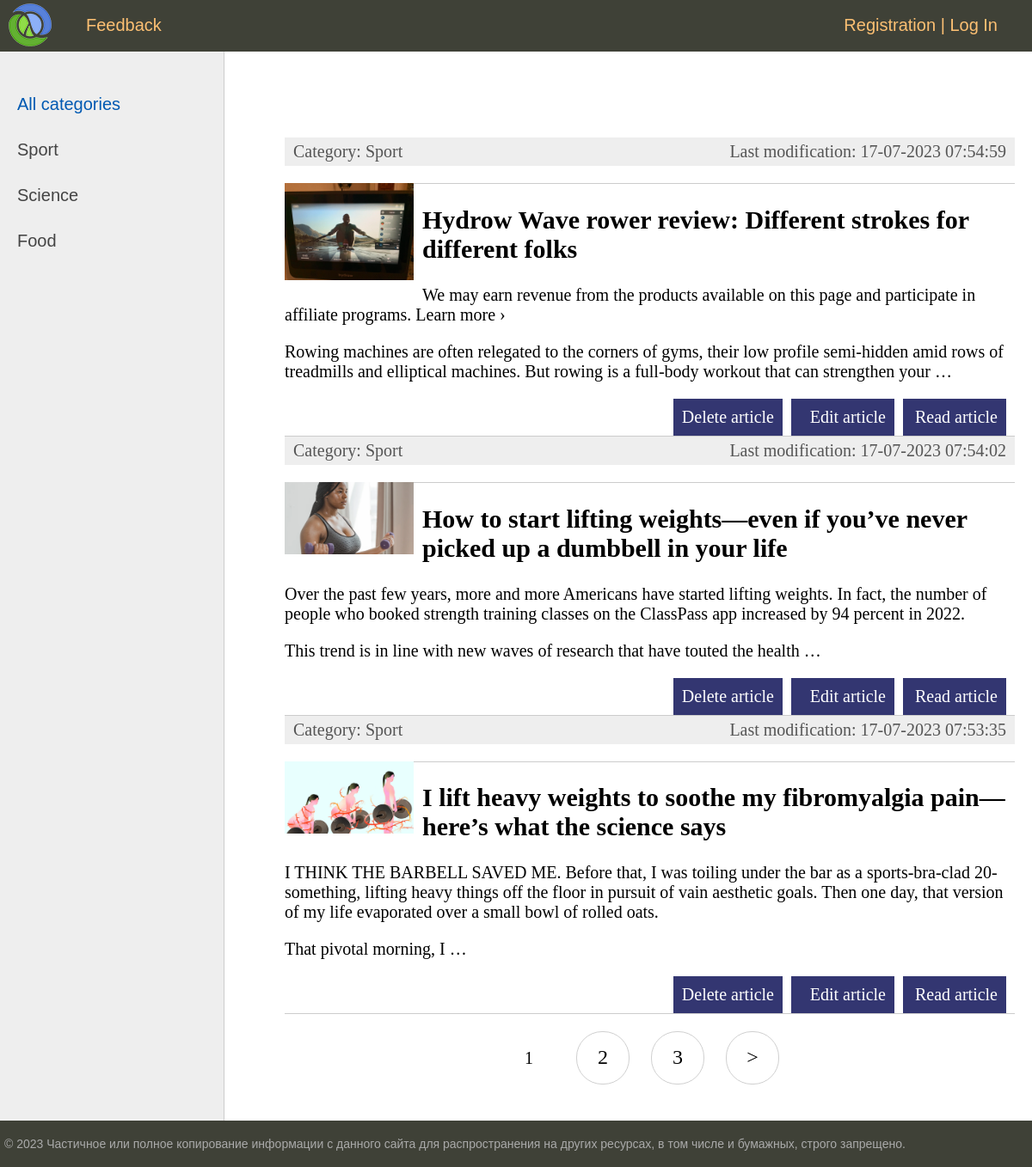
The page / on the database its author committed.
### articles/models.py (models this page shows, shortened)
class Category(models.Model):
    category_name = models.CharField('category name', max_length=50)
    slug = models.SlugField(max_length=255, unique=True, db_index=True)
    def __str__(self):
        return self.category_name
    def get_absolute_url(self):
        return reverse('category', kwargs={'category_slug': self.slug})
    class Meta:
        verbose_name = 'Category'
        verbose_name_plural = 'Categories'

class Article(models.Model):
    category = models.ForeignKey(Category, on_delete=models.CASCADE)
    slug = models.SlugField(max_length=255, unique=True, db_index=True)
    article_title = models.CharField('article name', max_length=200)
    article_content = models.TextField('article content')
    photo = models.ImageField(upload_to="photos/%Y/%m/%d/", null=True)
    pub_date = models.DateTimeField('publication date', auto_now_add=True)
    mod_date = models.DateTimeField('modification date', auto_now=True)
    def get_absolute_url(self):
        return reverse('detail', kwargs={'article_slug': self.slug})
    class Meta:
        verbose_name = 'Article'
        verbose_name_plural = 'Articles'
        ordering = ['id']

### articles/views.py (the view)
# urls.py: path('', views.ArticlesHome.as_view(), name='home'),
class ArticlesHome(DataMixin, ListView):
    template_name = 'articles/pages/index.html'
    context_object_name = 'articles'
    def get_context_data(self, *, object_list=None, **kwargs):
        context = super().get_context_data(**kwargs)
        c_def = self.get_user_context()
        return dict(list(context.items()) + list(c_def.items()))
    def get_queryset(self):
        return Article.objects.order_by('-id').select_related('category')

### articles/utils.py (called while the page is built)
    def get_user_context(self, **kwargs):
        context = kwargs
        categories = cache.get('categories')
        if not categories:
            categories = Category.objects.annotate(Count('article'))
            cache.set('categories', categories, 60)
        user_menu = menu.copy()
        if not self.request.user.is_authenticated:
            user_menu.pop(0)
        context['menu'] = user_menu
        context['categories'] = categories
        if 'category_selected' not in context:
            context['category_selected'] = 0
        return context

### articles/templates/articles/pages/index.html (shortened to what this page needs)
{% extends 'articles/pages/base.html' %}
{% block content %}
    <ul class="list-articles">
        {% for article in articles %}
            <li><div class="article-panel">
                <p class="first">Category: {{ article.category }}</p>
                <p class="last">Last modification: {{ article.mod_date|date:"d-m-Y H:i:s" }}</p>
            </div>
            {% if article.photo %}
                <p><img class="img-article-left thumb" src="{{article.photo.url}}"></p>
            {% endif %}
            <li>
                <h2>{{article.article_title}}</h2>
                {{article.article_content|linebreaks|truncatewords:50}}
                <div class="buttons-container">
                    <p class="link-delete-article"><a href="{% url 'delete' article.slug %}">Delete article</a></p>
                    <p class="link-edit-article"><a href="{% url 'update' article.slug %}">Edit article</a></p>
                    <p class="link-read-article"><a href="{{ article.get_absolute_url }}">Read article</a></p>
                </div>
            </li>
        {% endfor %}
    </ul>
{% endblock %}

### articles/templates/articles/pages/base.html (shortened to what this page needs)
{% load static %}
{% load articles_tags %}
<!DOCTYPE html>
<html lang="en">
    <head>
        <link type="text/css" href="{% static 'articles/css/styles.css' %}" rel="stylesheet" />
    </head>
    <body>
        <table class="table-page" border=0 cellpadding="0" cellspacing="0">
            <tr>
                <td valign=top>
                    {% block mainmenu %}
                        <div class="header">
                            <ul id="mainmenu" class="mainmenu">
                                <li class="logo">
                                    <a href="{% url 'home' %}">
                                        <img src="{% static 'articles/images/main.ico' %}" alt="Logo">
                                    </a>
                                </li>
                                <li>
                                    {% for m in menu %}
                                        <li><a href="{% url m.url_name %}">{{m.title}}</a></li>
                                    {% endfor %}
                                </li>
                                {% if request.user.is_authenticated %}
                                    <li class="last">{{ user.username }} | <a href="{% url 'logout' %}">Log Out</a></li>
                                {% else %}
                                    <li class="last"><a href="{% url 'register' %}">Registration</a> | <a href="{% url 'login' %}">Log In</a></li>
                                {% endif %}
                            </ul>
                        </div>
                    {% endblock mainmenu %}
                    <table class="table-content" border=0 cellpadding="0" cellspacing="0">
                        <tr>
                            <td valign="top" class="left-chapters">
                                <ul id="leftchapters">
                                    {% if category_selected == 0 %}
                                        <li class="selected">All categories</li>
                                    {% else %}
                                        <li><a href="{% url 'home' %}">All categories</a></li>
                                    {% endif %}
                                    {% for category in categories %}
                                        {% if category.article__count > 0 %}
                                            {% if category.pk == category_selected %}
                                                <li class="selected">{{category.category_name}}</li>
                                            {% else %}
                                                <li><a href="{{ category.get_absolute_url }}">{{ category.category_name }}</a></li>
                                            {% endif %}
                                        {% endif %}
                                    {% endfor %}
                                </ul>
                            </td>
                             <td valign="top" class="content">
                                <div class="content-text">
                                    {% block content %}
                                    {% endblock %}
                                    {% if page_obj.has_other_pages %}
                                        <nav class="list-pages">
                                            <ul>
                                                {% for p in paginator.page_range %}
                                                    {% if page_obj.number == p %}
                                                        <li class="page-num page-num-selected">{{ p }}</li>
                                                    {% elif p >= page_obj.number|add:-2 and p <= page_obj.number|add:2 %}
                                                        <li class="page-num">
                                                            <a href="?page={{ p }}">{{ p }}</a>
                                                        </li>
                                                    {% endif %}
                                                {% endfor %}
                                                {% if page_obj.has_next %}
                                                    <li class="page-num">
                                                        <a href="?page={{ page_obj.next_page_number }}">&gt;</a>
                                                    </li>
                                                {% endif %}
                                            </ul>
                                        </nav>
                                    {% endif %}
                                </div>
                            </td>
                        </tr>
                    </table>
                </td>
            </tr>
            <tr>
                <td valign=top>
                    <div id="footer">
                        <p>&copy; 2023 Частичное или полное копирование информации с данного сайта для распространения на других ресурсах, в том числе и бумажных, строго запрещено.</p>
                    </div>
                </td>
            </tr>
        </table>
    </body>
</html>

### articles/static/articles/css/styles.css (style rules this page uses)
html, body { font-family: 'Arial'; margin: 0; padding: 0; height: 100%; width: 100%; color: #444; }
a { color: #0059b2; text-decoration: none; }
img { max-width: 600px; height: auto; }
img.img-article-left { max-width: 300px; height: auto; float: left; padding: 0 10px 10px 0; }
img.img-article-left.thumb { max-width: 150px; height: auto; }
p.link-read-article { text-align: right; }
p.link-delete-article { text-align: right; }
p.link-edit-article { text-align: right; }
.buttons-container { display: flex; justify-content: right; }
.buttons-container p { margin: 0; }
p.link-edit-article a, p.link-delete-article a, p.link-read-article a { display: inline-block; padding: 10px; min-width: 100px; background: #333671; color: #fff; text-decoration: none; margin-right: 10px; }
div.article-panel { background: #eee; padding: 5px 10px 5px 10px; box-sizing: border-box; overflow: hidden; color: #555; }
div.article-panel p.first { margin: 0; float: left; }
div.article-panel p.last { margin: 0; float: right; }
ul.list-articles { list-style: none; margin: 0; padding: 0; }
ul.list-articles li { border-bottom: 1px solid #ccc; }
.table-page { width: 100%; height: 100%; vertical-align: top; }
.table-page tr { height: 100%; }
.header { background: #3F4137; height: 60px; }
.logo { position: absolute; top: 4px; left: 10px; }
ul.mainmenu { list-style: none; margin: 0; padding: 0; height: 60px; color: #fdc073; font-size: 20px; overflow: hidden; }
ul.mainmenu li { float: left; margin: 18px 40px 0 30px; }
ul.mainmenu li.logo { margin: 0; }
ul.mainmenu li.last { float: right; }
ul.mainmenu li a { color: #fdc073; text-decoration: none; }
.table-content { width: 100%; min-height: 100%; height: 100%; }
.left-chapters { margin: 0; background: #eee; border-right: 1px solid #ccc; min-height: 100%; }
.left-chapters ul { width: 230px; min-height: 100%; margin: 0; padding: 20px 10px 10px 20px; list-style: none; font-size: 20px; }
.left-chapters ul li { margin: 30px 0 0 0; color: #999; }
.left-chapters ul li.selected { color: #0059b2; }
.left-chapters ul li a { color: #444; text-decoration: none; }
.content { padding: 40px 20px 20px 40px; width: 100%; box-sizing: border-box; }
.content-text { margin: 60px 0 0 30px; color: #000; font-size: 20px; font-family: Yandex Sans Display Light; }
#footer { box-sizing: border-box; background: #3F4137; padding: 5px; color: #aaa; font-size: 14px; font-family: Verdana, Geneva, Arial, Helvetica; text-align: left; overflow: hidden; }
.list-pages { text-align: center; margin: 0 0 20px 0; }
.list-pages ul { margin: 20px 0 0 0; padding: 0; list-style: none; }
.list-pages ul li { display: inline-block; margin: 0 20px 0 0; }
.list-pages a { color: #000; font-size: 24px; text-decoration: none; }
.list-pages .page-num, .page-num-selected { display: inline-block; width: 60px; height: 44px; padding: 16px 0 0 0; border: 1px solid #d0d0d0; border-radius: 30px; }
.list-pages .page-num-selected { border: none; color: #000; font-size: 20px; }

### articles/templates/articles/pages/base.html (style rules this page uses)
.logo { position: absolute; top: 4px; left: 10px; }

### rows shown on the page
Category: category_name "Sport"
Category: category_name "Science"
Category: category_name "Food"
Article: category "Sport", mod_date "17-07-2023 07:54:59", photo (picture), article_title "Hydrow Wave rower review: Different strokes for different folks", article_content "We may earn revenue from the products available on this page and participate in affiliate programs. Learn more › Rowing machines are often relegated to the corners of gyms, their low profile semi-hidden amid rows of treadmills and elliptical machines. But rowing is a full-body workout that can strengthen your …"
Article: category "Sport", mod_date "17-07-2023 07:54:02", photo (picture), article_title "How to start lifting weights—even if you’ve never picked up a dumbbell in your life", article_content "Over the past few years, more and more Americans have started lifting weights. In fact, the number of people who booked strength training classes on the ClassPass app increased by 94 percent in 2022. This trend is in line with new waves of research that have touted the health …"
Article: category "Sport", mod_date "17-07-2023 07:53:35", photo (picture), article_title "I lift heavy weights to soothe my fibromyalgia pain—here’s what the science says", article_content "I THINK THE BARBELL SAVED ME. Before that, I was toiling under the bar as a sports-bra-clad 20-something, lifting heavy things off the floor in pursuit of vain aesthetic goals. Then one day, that version of my life evaporated over a small bowl of rolled oats. That pivotal morning, I …"

### other values the page prints
{{ m.title }} "Feedback"
{{ p }} "1"
{{ p }} "2" "3"
